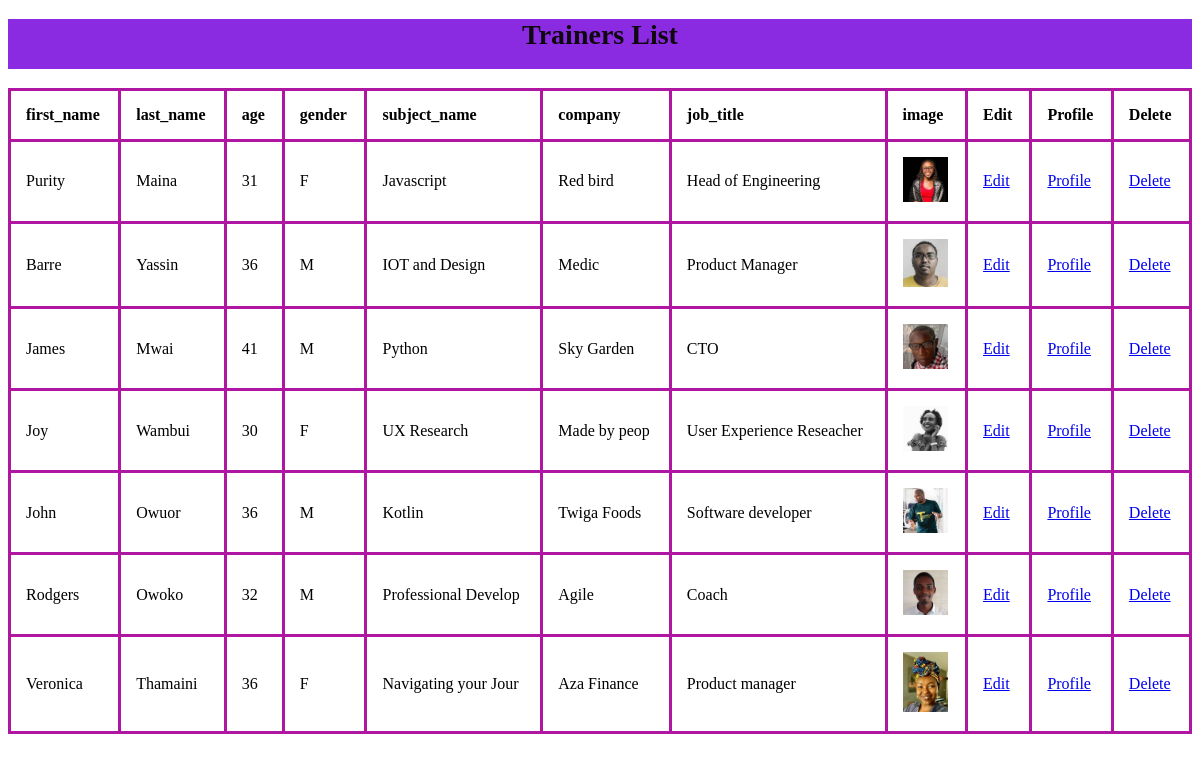
Page /trainer/register_list/ on the committed database.
### trainer/models.py (models this page shows, shortened)
class Trainer(models.Model):
    first_name=models.CharField(max_length=15)
    last_name=models.CharField(max_length=14)
    age=models.PositiveSmallIntegerField()
    nationality=models.CharField(max_length=20)
    image=models.ImageField()
    email=models.EmailField()
    Date_of_Birth=models.DateField()
    gender_choice=((u'M',u'Male'),(u'F',U'Female'),(u'O',u'Others'))
    gender=models.CharField(max_length=12,choices=gender_choice)
    subject_name=models.CharField(max_length=20)
    national_id=models.CharField(max_length=12)
    salary=models.PositiveBigIntegerField()
    phone_number=models.CharField(max_length=12)
    job_title=models.CharField(max_length=30)
    company=models.CharField(max_length=12)
    resume=models.FileField()

### trainer/views.py (the view)
# urls.py: path("register_list/",trainer_list,name="trainer_list"),
def trainer_list(request):
    trainers=Trainer.objects.all()
    return render(request,"trainer_list.html",{"trainers":trainers})

### trainer/templates/trainer_list.html (shortened to what this page needs)
<!DOCTYPE html>
<html lang="en">
<head>
</head>
<body>
    <h1>Trainers List</h1>
    <table>
        <tr>
            <th>first_name</th>
            <th>last_name</th>
            <th>age</th>
            <th>gender</th>
            <th>subject_name</th>
            <th>company</th>
            <th>job_title</th>
            <th>image</th>
            <th>Edit</th>
            <th>Profile</th>
            <th>Delete</th>
        </tr>
        {%for trainers in trainers%}
        <tr>
            <td>{{trainers.first_name}}</td>
            <td>{{trainers.last_name}}</td>
            <td>{{trainers.age}}</td>
            <td>{{trainers.gender}}</td>
            <td>{{trainers.subject_name}}</td>
            <td>{{trainers.company}}</td>
            <td>{{trainers.job_title}}</td>
            {% if trainers.image %}
            <td><img src="{{trainers.image.url}}" width="45"></td>
            {% endif %}
            <td><a href="{% url 'edit_trainer' id=trainers.id%}">Edit</a></td>
            <td><a href="{% url 'trainer_profile' id=trainers.id%}">Profile</a></td>
            <td><a href="{% url 'delete_trainer' id=trainers.id%}">Delete</a></td>
    </tr>
        {%endfor%}
    </table>
</body>
</html>

### trainer/templates/trainer_list.html (style rules this page uses)
h1 { font-size: 28px; color: rgb(15, 9, 15); text-align: center; height: 50px; background-color: blueviolet; }
table, td, th { border: 3px solid rgb(175, 23, 162); text-align: left; }
table { border-collapse: collapse; width: 100%; }
th, td { padding: 15px; }

### rows in the picture
Trainer: first_name "Purity", last_name "Maina", age "31", gender "F", subject_name "Javascript", company "Red bird", job_title "Head of Engineering", image (picture)
Trainer: first_name "Barre", last_name "Yassin", age "36", gender "M", subject_name "IOT and Design", company "Medic", job_title "Product Manager", image (picture)
Trainer: first_name "James", last_name "Mwai", age "41", gender "M", subject_name "Python", company "Sky Garden", job_title "CTO", image (picture)
Trainer: first_name "Joy", last_name "Wambui", age "30", gender "F", subject_name "UX Research", company "Made by peop", job_title "User Experience Reseacher", image (picture)
Trainer: first_name "John", last_name "Owuor", age "36", gender "M", subject_name "Kotlin", company "Twiga Foods", job_title "Software developer", image (picture)
Trainer: first_name "Rodgers", last_name "Owoko", age "32", gender "M", subject_name "Professional Develop", company "Agile", job_title "Coach", image (picture)
Trainer: first_name "Veronica", last_name "Thamaini", age "36", gender "F", subject_name "Navigating your Jour", company "Aza Finance", job_title "Product manager", image (picture)
